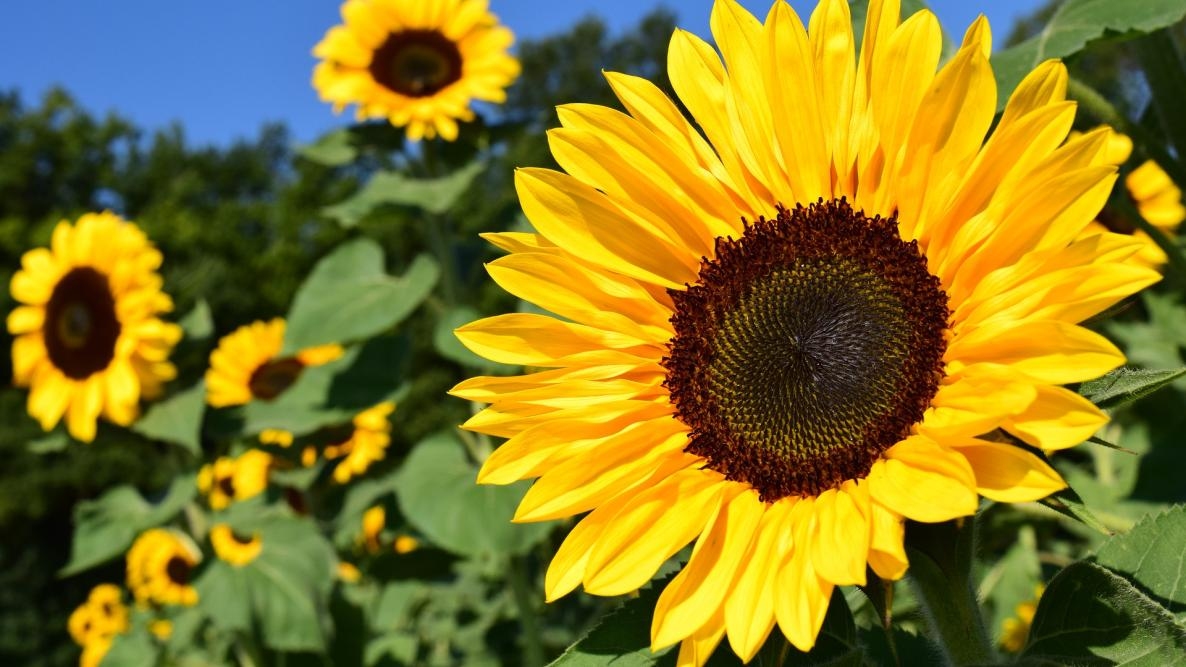
#> input picture Labs/Lab 1/sunflower.jpg, 1186 x 667 px
$ python answer8.py
#> lines starting #> are read from the running program, lines starting #| are printed output that depends on the picture; after the words box and inside, x2 and y2 are one past the last pixel; in counts of white or black regions, pixels touching at a corner belong together
#8) Convert color image to grayscale, binary, and negative
import cv2

img = cv2.imread("sunflower.jpg")
#> img is the input picture: shape (667, 1186, 3); mean B, G, R 35.4, 122, 134.6

# Convert to grayscale
gray = cv2.cvtColor(img, cv2.COLOR_BGR2GRAY)
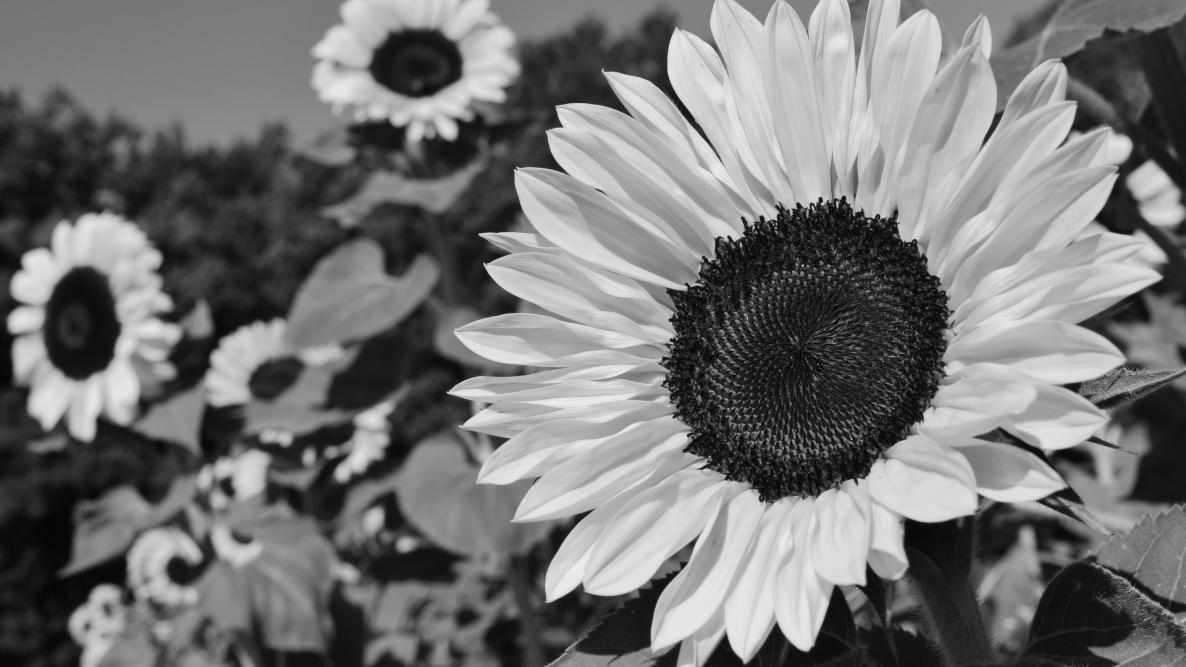
#> gray: shape (667, 1186); min 2, max 240, mean 115.9

# Convert to binary using threshold
_, binary = cv2.threshold(gray, 127, 255, cv2.THRESH_BINARY)
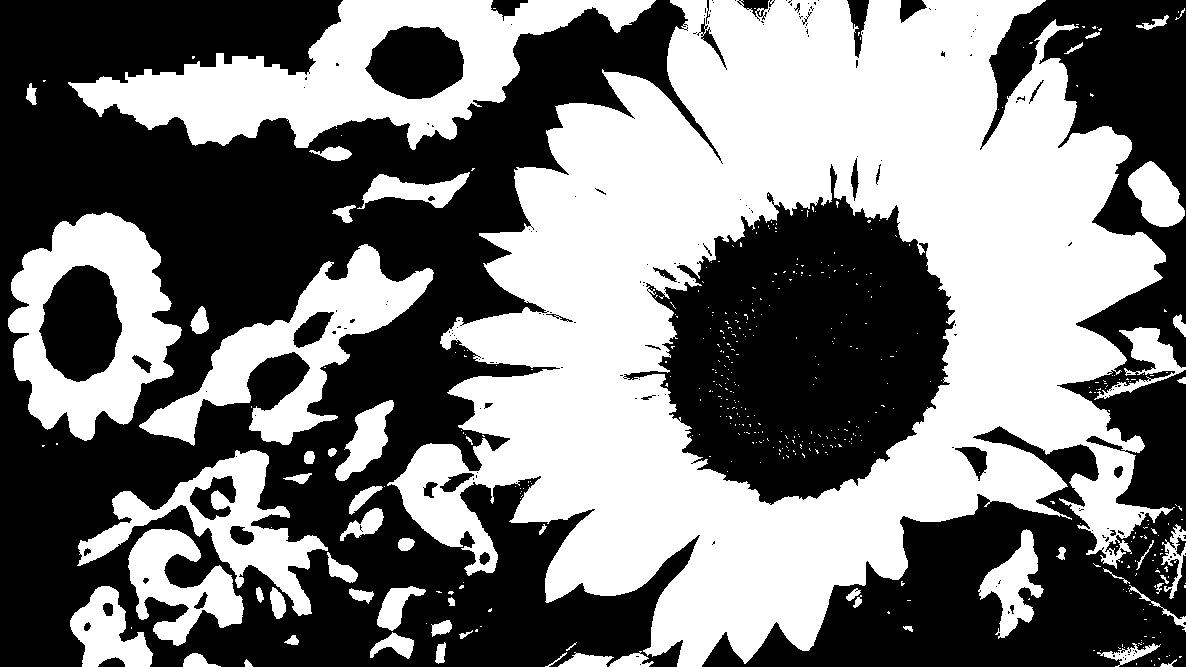
#> binary: shape (667, 1186); 47.5% white; 456 white regions (397 under 20 px), largest, box (x1, y1, x2, y2) and area: (387, 0, 1175, 667) 260662, (68, 0, 656, 150) 34533, (8, 212, 182, 441) 19824

# Negative image
negative = 255 - img
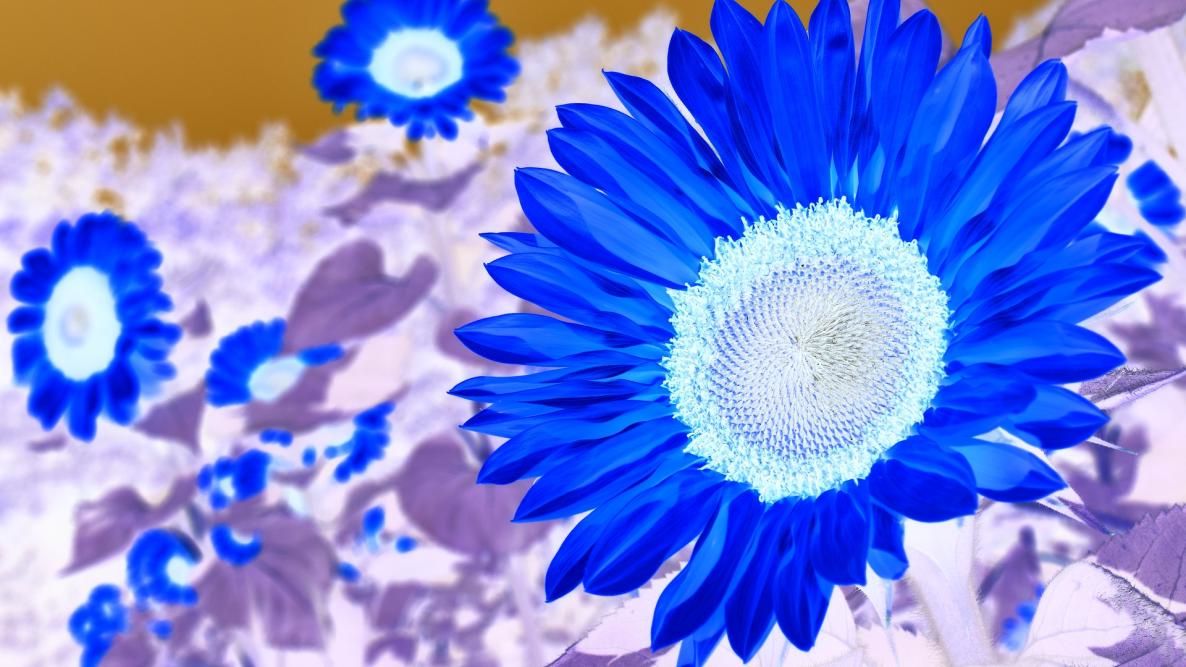
#> negative: shape (667, 1186, 3); mean B, G, R 219.6, 133, 120.4

cv2.imshow("Original Image", img)
# cv2.waitKey(0)
# cv2.destroyAllWindows()

cv2.imshow("Gray Image", gray)
# cv2.waitKey(0)
# cv2.destroyAllWindows()

cv2.imshow("Binary Image", binary)
# cv2.waitKey(0)
# cv2.destroyAllWindows()

cv2.imshow("Negative Image", negative)
cv2.waitKey(0)
cv2.destroyAllWindows()
